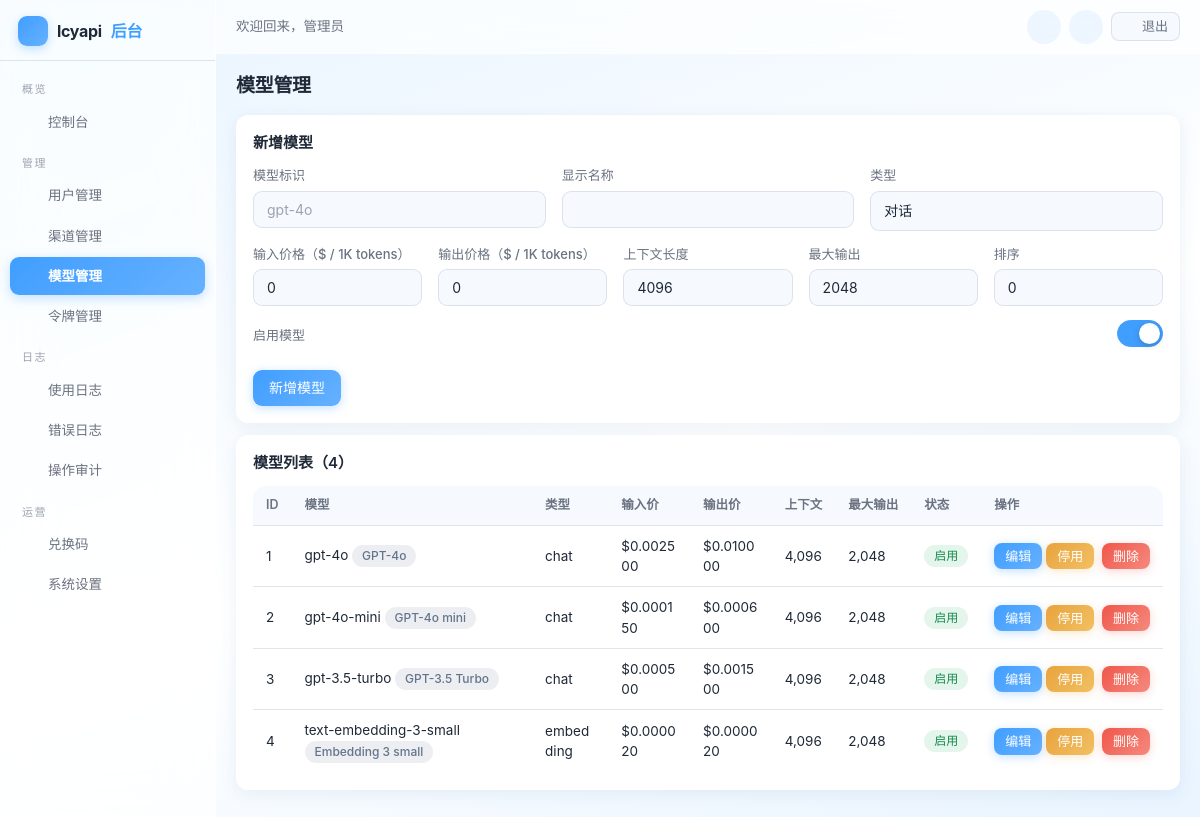
Page /admin/models/index.php (signed in) on the committed database.
### tables this page shows
CREATE TABLE IF NOT EXISTS settings (
    `key` VARCHAR(50) NOT NULL PRIMARY KEY,
    value TEXT DEFAULT NULL,
    type VARCHAR(20) NOT NULL DEFAULT 'string',
    description VARCHAR(255) DEFAULT NULL,
    updated_at DATETIME NOT NULL DEFAULT CURRENT_TIMESTAMP ON UPDATE CURRENT_TIMESTAMP
);

CREATE TABLE IF NOT EXISTS users (
    id INT UNSIGNED AUTO_INCREMENT PRIMARY KEY,
    username VARCHAR(50) NOT NULL,
    email VARCHAR(100) DEFAULT NULL,
    password VARCHAR(255) NOT NULL,
    nickname VARCHAR(50) DEFAULT NULL,
    avatar VARCHAR(255) DEFAULT NULL,
    role ENUM('admin','user') NOT NULL DEFAULT 'user',
    quota DECIMAL(14,6) NOT NULL DEFAULT 0.000000,
    used_quota DECIMAL(14,6) NOT NULL DEFAULT 0.000000,
    total_quota DECIMAL(14,6) NOT NULL DEFAULT 0.000000,
    status TINYINT NOT NULL DEFAULT 1,
    api_count INT UNSIGNED NOT NULL DEFAULT 0,
    aff_code VARCHAR(16) DEFAULT NULL COMMENT '我的邀请码',
    aff_by INT UNSIGNED DEFAULT NULL COMMENT '邀请人用户ID',
    aff_quota DECIMAL(14,6) NOT NULL DEFAULT 0.000000 COMMENT '待转入的邀请收益',
    aff_history_quota DECIMAL(14,6) NOT NULL DEFAULT 0.000000 COMMENT '累计邀请收益',
    `group` VARCHAR(32) NOT NULL DEFAULT 'default' COMMENT '用户分组',
    last_login_at DATETIME DEFAULT NULL,
    last_login_ip VARCHAR(45) DEFAULT NULL,
    created_at DATETIME NOT NULL DEFAULT CURRENT_TIMESTAMP,
    updated_at DATETIME NOT NULL DEFAULT CURRENT_TIMESTAMP ON UPDATE CURRENT_TIMESTAMP,
    UNIQUE KEY uk_username (username),
    UNIQUE KEY uk_email (email),
    UNIQUE KEY uk_aff_code (aff_code),
    KEY idx_status (status),
    KEY idx_aff_by (aff_by)
);

CREATE TABLE IF NOT EXISTS models (
    id INT UNSIGNED AUTO_INCREMENT PRIMARY KEY,
    name VARCHAR(100) NOT NULL,
    display_name VARCHAR(100) DEFAULT NULL,
    input_price DECIMAL(10,6) NOT NULL DEFAULT 0.000000,
    output_price DECIMAL(10,6) NOT NULL DEFAULT 0.000000,
    context_length INT UNSIGNED NOT NULL DEFAULT 4096,
    max_output INT UNSIGNED NOT NULL DEFAULT 2048,
    type ENUM('chat','completion','embedding','image','audio') NOT NULL DEFAULT 'chat',
    enabled TINYINT NOT NULL DEFAULT 1,
    sort INT NOT NULL DEFAULT 0,
    created_at DATETIME NOT NULL DEFAULT CURRENT_TIMESTAMP,
    updated_at DATETIME NOT NULL DEFAULT CURRENT_TIMESTAMP ON UPDATE CURRENT_TIMESTAMP,
    UNIQUE KEY uk_name (name),
    KEY idx_enabled (enabled),
    KEY idx_type (type)
);

### includes/cache.php (called while the page is built, shortened)
<?php
class Cache
{
    private static $enabled = true;
    public static function setConfig($config)
    {
        self::$enabled = $config['enabled'];
    }
    public static function get($key)
    {
        if (!self::$enabled) {
            return false;
        }
        $file = self::getFilePath($key);
        $data = @file_get_contents($file);
        $value = @json_decode($data, true);
        return $value;
    }
    public static function set($key, $value, $ttl = 0)
    {
        if (!self::$enabled) {
            return false;
        }
        return true;
    }
    public static function remember($key, $ttl, $callback)
    {
        $cached = self::get($key);
        $value = $callback();
        return $value;
    }
}

### includes/db.php (called while the page is built, shortened)
<?php
class DB
{
    private static $pdo = null;
    public static function init($config)
    {
        $dsn = sprintf('mysql:host=%s;port=%d;dbname=%s;charset=%s', $config['host'], $config['port'], $config['name'], $config['charset']);
        self::$pdo = new PDO($dsn, $config['user'], $config['pass'], [
            PDO::ATTR_ERRMODE => PDO::ERRMODE_EXCEPTION,
            PDO::ATTR_DEFAULT_FETCH_MODE => PDO::FETCH_ASSOC,
            PDO::ATTR_EMULATE_PREPARES => false,
            PDO::ATTR_TIMEOUT => 5,
        ]);
    }
    public static function getInstance()
    {
        return self::$pdo;
    }
    public static function query($sql, $params = [])
    {
        $stmt = self::getInstance()->prepare($sql);
        $stmt->execute($params);
        return $stmt;
    }
    public static function fetch($sql, $params = [])
    {
        $stmt = self::query($sql, $params);
        return $stmt->fetch() ?: false;
    }
    public static function fetchAll($sql, $params = [])
    {
        return self::query($sql, $params)->fetchAll();
    }
}

### includes/auth.php (called while the page is built, shortened)
<?php
class Auth
{
    public static function check()
    {
        $user = User::find((int)$_SESSION[self::SESSION_KEY]);
        return true;
    }
    public static function user()
    {
        return $GLOBALS['__current_user'];
    }
}

### includes/user.php (called while the page is built, shortened)
<?php
class User
{
    public static function find($id)
    {
        return DB::fetch('SELECT * FROM users WHERE id = ?', [(int)$id]);
    }
}

### includes/admin.php (called while the page is built, shortened)
<?php
class Admin
{
    public static function requireAdmin()
    {
        if (!Auth::check() || !Auth::isAdmin()) {
            redirect(base_url('admin/login.php'));
        }
    }
}

### includes/bootstrap.php (called while the page is built, shortened)
<?php
spl_autoload_register(function ($class) {
    $map = [
        'DB' => 'db', 'Auth' => 'auth', 'Channel' => 'channel', 'Token' => 'token',
        'User' => 'user', 'Log' => 'log', 'Billing' => 'billing', 'Cache' => 'cache',
        'RateLimit' => 'ratelimit', 'Validator' => 'validator', 'Response' => 'response',
        'Admin' => 'admin', 'Relay' => 'relay', 'Model' => 'model', 'Redemption' => 'redemption',
        'Recharge' => 'recharge', 'Dashboard' => 'dashboard',
    ];
    if (isset($map[$class])) {
        $file = INCLUDE_PATH . '/' . $map[$class] . '.php';
    }
});
require INCLUDE_PATH . '/functions.php';

### includes/model.php (called while the page is built, shortened)
<?php
class Model
{
    public static function all($enabledOnly = false)
    {
        $sql = 'SELECT * FROM models';
        return DB::fetchAll($sql . ' ORDER BY sort ASC, id ASC');
    }
}

### admin/models/index.php (the view, shortened to what this page needs)
<?php
require dirname(__DIR__, 2) . '/includes/bootstrap.php';
$pageTitle = '模型管理';
$models = Model::all();
$editId = (int)($_GET['edit'] ?? 0);
$edit = $editId > 0 ? Model::getById($editId) : false;
$m = $edit !== false ? $edit : ['id' => 0, 'name' => '', 'display_name' => '', 'input_price' => 0, 'output_price' => 0, 'context_length' => 4096, 'max_output' => 2048, 'type' => 'chat', 'enabled' => 1, 'sort' => 0];
?>
<?php require dirname(__DIR__) . '/templates/header.php'; ?>
<div class="card">
    <div class="card-title"><?php echo $edit !== false ? '编辑模型 #' . $edit['id'] : '新增模型'; ?></div>
    <form method="post" action="<?php echo base_url('admin/models/index.php'); ?>">
        <div style="display:flex; gap:16px; flex-wrap:wrap;">
            <div class="form-group" style="flex:1; min-width:150px;">
                <label>模型标识</label>
                <input type="text" name="name" class="form-control" value="<?php echo e($m['name']); ?>" placeholder="gpt-4o" <?php echo $edit !== false ? 'readonly' : ''; ?>>
            </div>
            <div class="form-group" style="flex:1; min-width:150px;">
                <label>显示名称</label>
                <input type="text" name="display_name" class="form-control" value="<?php echo e($m['display_name']); ?>">
            </div>
            <div class="form-group" style="flex:1; min-width:150px;">
                <label>类型</label>
                <select name="type" class="form-control" <?php echo $edit !== false ? 'disabled' : ''; ?>>
                    <?php foreach (['chat' => '对话', 'completion' => '补全', 'embedding' => '向量', 'image' => '图像', 'audio' => '音频'] as $tv => $tn) : ?>
                        <option value="<?php echo $tv; ?>" <?php echo $m['type'] === $tv ? 'selected' : ''; ?>><?php echo $tn; ?></option>
                    <?php endforeach; ?>
                </select>
            </div>
        </div>
        <div style="display:flex; gap:16px; flex-wrap:wrap;">
            <div class="form-group" style="flex:1; min-width:140px;">
                <label>输入价格（$ / 1K tokens）</label>
                <input type="number" name="input_price" step="0.000001" min="0" class="form-control" value="<?php echo e($m['input_price']); ?>">
            </div>
            <div class="form-group" style="flex:1; min-width:140px;">
                <label>输出价格（$ / 1K tokens）</label>
                <input type="number" name="output_price" step="0.000001" min="0" class="form-control" value="<?php echo e($m['output_price']); ?>">
            </div>
            <div class="form-group" style="flex:1; min-width:140px;">
                <label>上下文长度</label>
                <input type="number" name="context_length" min="1" class="form-control" value="<?php echo (int)$m['context_length']; ?>">
            </div>
            <div class="form-group" style="flex:1; min-width:140px;">
                <label>最大输出</label>
                <input type="number" name="max_output" min="1" class="form-control" value="<?php echo (int)$m['max_output']; ?>">
            </div>
            <div class="form-group" style="flex:1; min-width:100px;">
                <label>排序</label>
                <input type="number" name="sort" class="form-control" value="<?php echo (int)$m['sort']; ?>">
            </div>
        </div>
        <div class="form-group" style="display:flex; align-items:center; justify-content:space-between; gap:12px;">
            <label style="margin:0;">启用模型</label>
            <label class="ios-switch"><input type="checkbox" name="enabled" value="1" <?php echo $m['enabled'] ? 'checked' : ''; ?>><span></span></label>
        </div>
        <div class="form-actions">
            <button type="submit" class="btn"><?php echo $edit !== false ? '保存修改' : '新增模型'; ?></button>
        </div>
    </form>
</div>
<div class="card">
    <div class="card-title">模型列表（<?php echo count($models); ?>）</div>
    <table class="table">
        <thead>
            <tr><th>ID</th><th>模型</th><th>类型</th><th>输入价</th><th>输出价</th><th>上下文</th><th>最大输出</th><th>状态</th><th>操作</th></tr>
        </thead>
        <tbody>
        <?php foreach ($models as $model) : ?>
            <tr>
                <td><?php echo $model['id']; ?></td>
                <td><?php echo e($model['name']); ?><?php if ($model['display_name']) : ?> <span class="badge badge-gray"><?php echo e($model['display_name']); ?></span><?php endif; ?></td>
                <td><?php echo e($model['type']); ?></td>
                <td>$<?php echo e(number_format((float)$model['input_price'], 6)); ?></td>
                <td>$<?php echo e(number_format((float)$model['output_price'], 6)); ?></td>
                <td><?php echo number_format((int)$model['context_length']); ?></td>
                <td><?php echo number_format((int)$model['max_output']); ?></td>
                <td><?php echo $model['enabled'] ? '<span class="badge badge-green">启用</span>' : '<span class="badge badge-gray">停用</span>'; ?></td>
                <td style="white-space:nowrap;">
                    <a class="btn btn-sm" href="<?php echo base_url('admin/models/index.php?edit=' . $model['id']); ?>">编辑</a>
                    <form method="post" style="display:inline-block; margin-right:4px;">
                        <button type="submit" name="action" value="toggle" class="btn btn-sm btn-warning"><?php echo $model['enabled'] ? '停用' : '启用'; ?></button>
                    </form>
                    <form method="post" style="display:inline-block;" data-confirm-title="删除模型" data-confirm-msg="确定删除该模型？删除后不可恢复。" data-confirm-ok="删除">
                        <button type="submit" name="action" value="delete" class="btn btn-sm btn-danger">删除</button>
                    </form>
                </td>
            </tr>
        <?php endforeach; ?>
        </tbody>
    </table>
</div>
<?php require dirname(__DIR__) . '/templates/footer.php'; ?>

### admin/templates/header.php (shortened to what this page needs)
<?php
Admin::requireAdmin();
$pageTitle = isset($pageTitle) ? $pageTitle : '管理后台';
$adminUser = Auth::user();
$requestPath = isset($_SERVER['REQUEST_URI']) ? parse_url($_SERVER['REQUEST_URI'], PHP_URL_PATH) : '';
function admin_nav($needle, $requestPath)
{
    return strpos($requestPath, $needle) !== false ? 'active' : '';
}
?>
<!DOCTYPE html>
<html lang="zh-CN">
<head>
<link rel="stylesheet" href="<?php echo base_url('assets/css/common.css'); ?>">
<link rel="stylesheet" href="<?php echo base_url('assets/css/admin.css'); ?>">
</head>
<body>
<div class="admin-layout">
    <aside class="admin-sidebar" id="adminSidebar">
        <div class="brand">
            <span class="brand-logo"><?php echo svg_icon('zap'); ?></span>
            <?php echo e(setting('site_name', config('site.name'))); ?><span>后台</span>
        </div>
        <nav class="menu">
            <div class="group-title">概览</div>
            <a class="<?php echo admin_nav('/admin/index.php', $requestPath); ?>" href="<?php echo base_url('admin/index.php'); ?>"><?php echo svg_icon('home'); ?>控制台</a>
            <div class="group-title">管理</div>
            <a class="<?php echo admin_nav('/admin/users/', $requestPath); ?>" href="<?php echo base_url('admin/users/index.php'); ?>"><?php echo svg_icon('users'); ?>用户管理</a>
            <a class="<?php echo admin_nav('/admin/channels/', $requestPath); ?>" href="<?php echo base_url('admin/channels/index.php'); ?>"><?php echo svg_icon('channel'); ?>渠道管理</a>
            <a class="<?php echo admin_nav('/admin/models/', $requestPath); ?>" href="<?php echo base_url('admin/models/index.php'); ?>"><?php echo svg_icon('cpu'); ?>模型管理</a>
            <a class="<?php echo admin_nav('/admin/tokens/', $requestPath); ?>" href="<?php echo base_url('admin/tokens/index.php'); ?>"><?php echo svg_icon('key'); ?>令牌管理</a>
            <div class="group-title">日志</div>
            <a class="<?php echo admin_nav('/admin/logs/', $requestPath); ?>" href="<?php echo base_url('admin/logs/index.php'); ?>"><?php echo svg_icon('list'); ?>使用日志</a>
            <a class="<?php echo admin_nav('/admin/errors/', $requestPath); ?>" href="<?php echo base_url('admin/errors/index.php'); ?>"><?php echo svg_icon('alert'); ?>错误日志</a>
            <a class="<?php echo admin_nav('/admin/audit/', $requestPath); ?>" href="<?php echo base_url('admin/audit/index.php'); ?>"><?php echo svg_icon('shield'); ?>操作审计</a>
            <div class="group-title">运营</div>
            <a class="<?php echo admin_nav('/admin/codes/', $requestPath); ?>" href="<?php echo base_url('admin/codes/index.php'); ?>"><?php echo svg_icon('gift'); ?>兑换码</a>
            <a class="<?php echo admin_nav('/admin/settings/', $requestPath); ?>" href="<?php echo base_url('admin/settings/index.php'); ?>"><?php echo svg_icon('settings'); ?>系统设置</a>
        </nav>
    </aside>
    <div class="admin-main">
        <div class="admin-topbar">
            <div class="topbar-left">
                <span class="greeting">欢迎回来，<?php echo e($adminUser['nickname'] ?: $adminUser['username']); ?></span>
            </div>
            <div class="topbar-right">
                <button type="button" class="icon-btn" data-theme-toggle title="切换明暗模式"><?php echo svg_icon('moon'); ?></button>
                <a class="icon-btn" href="<?php echo base_url('user/index.php'); ?>" title="进入前台"><?php echo svg_icon('globe'); ?></a>
                <a href="<?php echo base_url('admin/logout.php'); ?>" class="btn btn-sm btn-secondary"><?php echo svg_icon('logout'); ?>退出</a>
            </div>
        </div>
        <div class="admin-content">
            <div class="admin-page-title"><?php echo e($pageTitle); ?></div>

### rows in the picture
settings: value "lcyapi"
users: nickname "管理员"
models: id "1", name "gpt-4o", display_name "GPT-4o", type "chat", input_price "0.002500", output_price "0.010000", context_length "4,096", max_output "2,048", enabled "启用"
models: id "2", name "gpt-4o-mini", display_name "GPT-4o mini", type "chat", input_price "0.000150", output_price "0.000600", context_length "4,096", max_output "2,048", enabled "启用"
models: id "3", name "gpt-3.5-turbo", display_name "GPT-3.5 Turbo", type "chat", input_price "0.000500", output_price "0.001500", context_length "4,096", max_output "2,048", enabled "启用"
models: id "4", name "text-embedding-3-small", display_name "Embedding 3 small", type "embedding", input_price "0.000020", output_price "0.000020", context_length "4,096", max_output "2,048", enabled "启用"

### other values in the picture
$pageTitle "模型管理"
count($models) "4"
form field type "对话"
